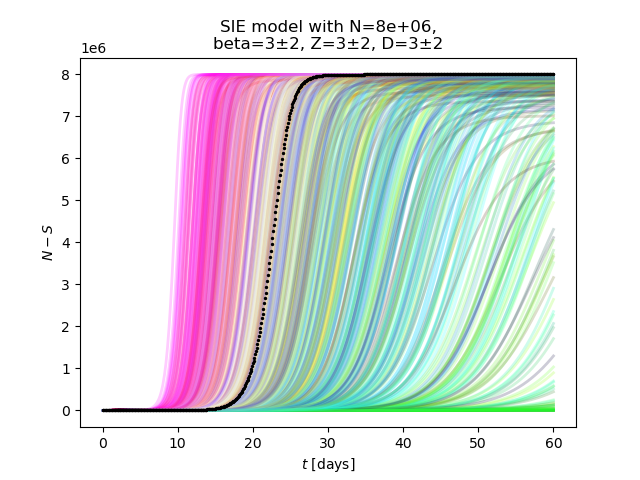

Reproduce this figure in Python.
#!/usr/bin/env python

from scipy.integrate import solve_ivp
import numpy as np
import matplotlib.pyplot as plt
import time

def Solve(beta=2, Z=0.5, D=0.5, N=1000, I=1, tmax=30):
    beta = np.array(beta).flatten()
    Z = np.array(Z).flatten()
    D = np.array(D).flatten()
    N = np.array(N).flatten()
    I = np.array(I).flatten()

    def rhs(t, y):
        S, E, I = y.reshape((3, len(y) // 3))
        mu = 0
        return np.array([
                mu*(N-S)  -beta * I * S / N,
                beta * I * S / N - E * (1 / Z + mu),
                E / Z - I * (1 / D + mu),
                ]).flatten()
    y0 = np.array([N, np.zeros_like(N), I])
    sol = solve_ivp(rhs, [0, tmax], y0.flatten(), vectorized=True, max_step=0.1)

    return sol.t, (sol.y).reshape((y0.shape[0], y0.shape[1], len(sol.y[0])))

# russia
#data_y = [13,14,17,20,20,28,34,45,59,64,93,114,147,199,253,306,367,438,498,658,840,1036,1264,1534,1836,2337,2777]
# sourth korea
#data_y = [11,15,15,15,16,19,24,24,25,27,28,28,28,28,28,29,30,31,46,82,156,156,556,602,893,1146,1595,2022,2337,3526,4156,4812,5328,5766,6284,6767,7134,7382,7515,7515,7869,7979,8086,8162,8236,8320,8413,8413,8652,8799,8897,8961,9037,9137,9241,9332,9478,9583,9661,9786,9887,9976]

# parameters: beta, Z, D
p0 = [3, 3, 3]
# population
N0 = 8e6
# initial infected
I0 = 1
tmax = 60
# synthetic data
data_y = N0 - Solve(*p0, N0, I0, tmax=tmax)[1][0].flatten()
data_t = np.linspace(0, tmax, len(data_y))

nsmp = 1000
eps0 = 2
eps1 = 2
eps2 = 2
rbeta = np.array([p0[0]-eps0, p0[0]+eps0])
rZ = np.array([p0[1]-eps1, p0[1]+eps1])
rD = np.array([p0[2]-eps2, p0[2]+eps2])
rN = np.array([N0, N0])

vbeta = np.random.uniform(*rbeta, nsmp)
vZ = np.random.uniform(*rZ, nsmp)
vD = np.random.uniform(*rD, nsmp)
vN = np.random.uniform(*rN, nsmp)
vI = np.ones(nsmp) * I0


def rescale(a, r):
    if r[1] - r[0] == 0:
        return 0
    return np.clip((a - r[0]) / (r[1] - r[0])*1.6, 0., 1.)

time0 = time.time()

t, yy = Solve(vbeta, vZ, vD, vN, vI, tmax=tmax)

data_i = np.argmin(abs(t[:,np.newaxis] - np.array(data_t)[np.newaxis,:]), axis=0)


time1 = time.time()
print("solve: {:.2f} s".format(time1 - time0))

#plt.yscale('log')

for i in range(min(yy.shape[1], 10000)):
    color = [
            rescale(vbeta[i], rbeta),
            rescale(vZ[i], rZ),
            rescale(vD[i], rD),
            ]
    y = N0 - yy[0, i, :]
    #dist = ((y[data_i] - data_y) ** 2).mean() ** 0.5
    dist = np.mean(abs(y[data_i] - data_y)) / np.mean(data_y)
    like = np.clip(np.maximum(1., 1 - dist*3)**10, 0, 0.2)
    #like = (N0 - y[-1]) / N0
    plt.plot(t, y, alpha=like, lw=2, color=color)
    plt.title("""SEI model with N={:.0e},
beta={:}±{:}, Z={:}±{:}, D={:}±{:}""".format(
        N0, p0[0], eps0, p0[1], eps1, p0[2], eps2))
    plt.xlabel("$t$ [days]")
    plt.ylabel("$N - S$")

time2 = time.time()

#plt.ylim(0,3000)
plt.scatter(data_t, data_y, zorder=100, s=2, color='black')

print("plot: {:.2f} s".format(time2 - time1))

plt.savefig("sei.png")
